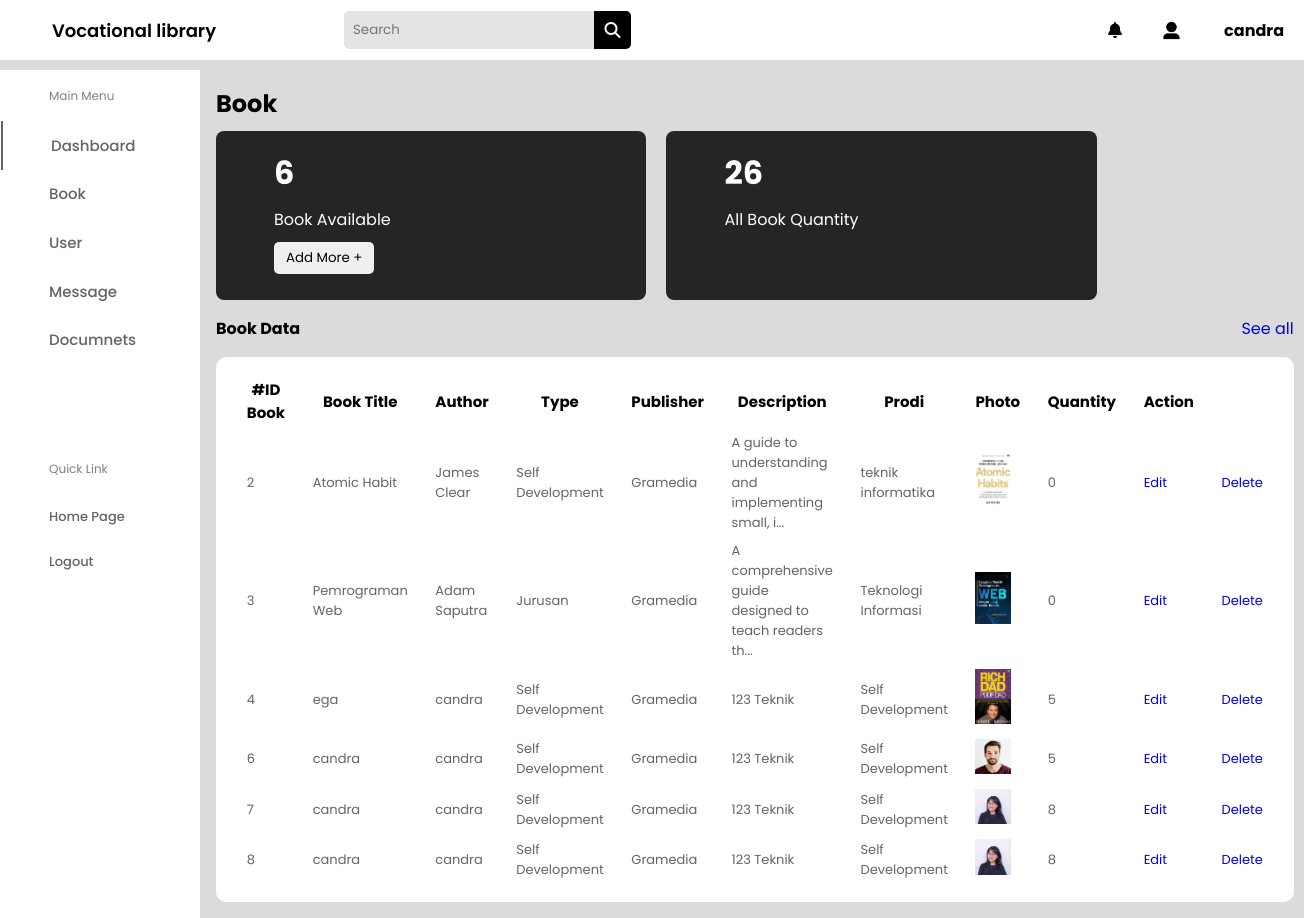
Page /book.php (signed in) on the committed database.
### tables this page shows
CREATE TABLE `book` (
  `id_book` int(15) NOT NULL,
  `nama` varchar(50) NOT NULL,
  `penulis` varchar(20) NOT NULL,
  `jenis` varchar(50) NOT NULL,
  `penerbit` varchar(50) NOT NULL,
  `deskripsi` varchar(1000) NOT NULL,
  `prodi` varchar(50) NOT NULL,
  `foto` varchar(100) NOT NULL,
  `quantity` int(15) NOT NULL
);

### config/controller.php (called while the page is built, shortened)
<?php
function select($query)
{
    global $db;
    $result = mysqli_query($db, $query);
    $rows = [];
    while ($row = mysqli_fetch_assoc($result)) {
        $rows[] = $row;
    }
    return $rows;
}
function getTotalQuantity() {
global $db;
    $query = "SELECT SUM(quantity) AS total_quantity FROM book";
    $result = mysqli_query($db, $query);
    $row = mysqli_fetch_assoc($result);
    $total_quantity = $row['total_quantity'];
    return $total_quantity;
}

### book.php (the view, shortened to what this page needs)
<?php
include 'config/app.php';
$data_buku = select("SELECT * FROM book ORDER BY id_book ASC");
$query_buku = mysqli_query($db, "SELECT * FROM book");
$row_book = mysqli_num_rows($query_buku);
$total_quantity = getTotalQuantity();
?>
<!DOCTYPE html>
<html lang="en">
<head>
  <link rel="stylesheet" href="dashboard.css">
  <link rel="stylesheet" href="https://cdnjs.cloudflare.com/ajax/libs/font-awesome/6.2.0/css/all.min.css">
</head>
<body>
  <?php include 'header.php'; ?>
  <div class="container">
    <?php include 'sidebar.php'; ?>
    <div class="main-body">
      <h2>Book</h2>
      <div class="promo_card_container">
        <div class="promo_card">
          <h1><?= $row_book ?></h1>
          <span>Book Available</span>
          <button type="button" onclick="openModal()">Add More +</button>
        </div>
        <div class="promo_card">
          <h1><?= $total_quantity ?></h1>
          <span>All Book Quantity</span>
        </div>
      </div>
      <div class="history_lists">
        <div class="list1">
          <div class="row">
            <h4>Book Data</h4>
            <a href="#">See all</a>
          </div>
          <table>
            <thead>
              <tr>
                <th>#ID Book</th>
                <th>Book Title</th>
                <th>Author</th>
                <th>Type</th>
                <th>Publisher</th>
                <th>Description</th>
                <th>Prodi</th>
                <th>Photo</th>
                <th>Quantity</th>
                <th>Action</th>
              </tr>
            </thead>
            <tbody>
              <?php foreach ($data_buku as $index => $book) :
                $deskripsi = $book['deskripsi'];
                $deskripsi_pendek = strlen($deskripsi) > 100 ? substr($deskripsi, 0, 50) . "..." : $deskripsi;
              ?>
              <tr>
                <td><?= $book['id_book']; ?></td>
                <td><?= $book['nama']; ?></td>
                <td><?= $book['penulis']; ?></td>
                <td><?= $book['jenis']; ?></td>
                <td><?= $book['penerbit']; ?></td>
                <td><?= $deskripsi_pendek; ?></td>
                <td><?= $book['prodi']; ?></td>
                <td><img width="80%" src="assets/<?= $book['foto']; ?>" /></td>
                <td><?= $book['quantity']; ?></td>
                <td><a href="header.php">Edit</a></td>
                <td>  <a href="deletebook.php?id_book=<?=$book['id_book'];?>" class="btn btn-danger btn-sm"
                onclick="return confirm('Are you sure book data will be deleted?')">Delete</a></td>
              </tr>
              <?php endforeach; ?>
            </tbody>
          </table>
        </div>
      </div>
    </div>
  </div>
</body>
</html>

### dashboard.css (style rules this page uses)
* { margin: 0; padding: 0; border: none; outline: none; text-decoration: none; box-sizing: border-box; font-family: "Poppins", sans-serif; }
body { background: rgb(219, 219, 219); }
.container { margin-top: 10px; display: flex; justify-content: space-between; }
.main-body { width: 70%; padding: 1rem; }
.promo_card_container { display: flex; justify-content: space-between; gap: 20px; flex-wrap: wrap; }
.promo_card { flex: 1 1 calc(25% - 20px); min-width: 200px; background: rgb(37, 37, 37); color: #fff; border-radius: 8px; padding: 0.5rem 1rem 1rem 3rem; margin-top: 10px; }
.promo_card h1, .promo_card span, button { margin: 10px; }
.promo_card button { display: block; padding: 6px 12px; border-radius: 5px; cursor: pointer; }
.history_lists { display: flex; align-items: center; justify-content: space-between; }
.row { display: flex; justify-content: space-between; align-items: center; margin: 1rem 0; }
table { background: #fff; padding: 1rem; text-align: left; border-radius: 10px; }
table td, th { padding: 0.2rem 0.8rem; }
table th { font-size: 15px; }
table td { font-size: 13px; color: rgb(100, 100, 100); }

### book.php (style rules this page uses)
table th { font-size: 15px; text-align: center; }

### rows in the picture
book: id_book "2", nama "Atomic Habit", penulis "James Clear", jenis "Self Development", penerbit "Gramedia", deskripsi "A guide to understanding and implementing small, i...", prodi "teknik informatika", foto (picture), quantity "0"
book: id_book "3", nama "Pemrograman Web", penulis "Adam Saputra", jenis "Jurusan", penerbit "Gramedia", deskripsi "A comprehensive guide designed to teach readers th...", prodi "Teknologi Informasi", foto (picture), quantity "0"
book: id_book "4", nama "ega", penulis "candra", jenis "Self Development", penerbit "Gramedia", deskripsi "123 Teknik", prodi "Self Development", foto (picture), quantity "5"
book: id_book "6", nama "candra", penulis "candra", jenis "Self Development", penerbit "Gramedia", deskripsi "123 Teknik", prodi "Self Development", foto (picture), quantity "5"
book: id_book "7", nama "candra", penulis "candra", jenis "Self Development", penerbit "Gramedia", deskripsi "123 Teknik", prodi "Self Development", foto (picture), quantity "8"
book: id_book "8", nama "candra", penulis "candra", jenis "Self Development", penerbit "Gramedia", deskripsi "123 Teknik", prodi "Self Development", foto (picture), quantity "8"

### other values in the picture
$_SESSION['username'] "candra"
$row_book "6"
$total_quantity "26"
